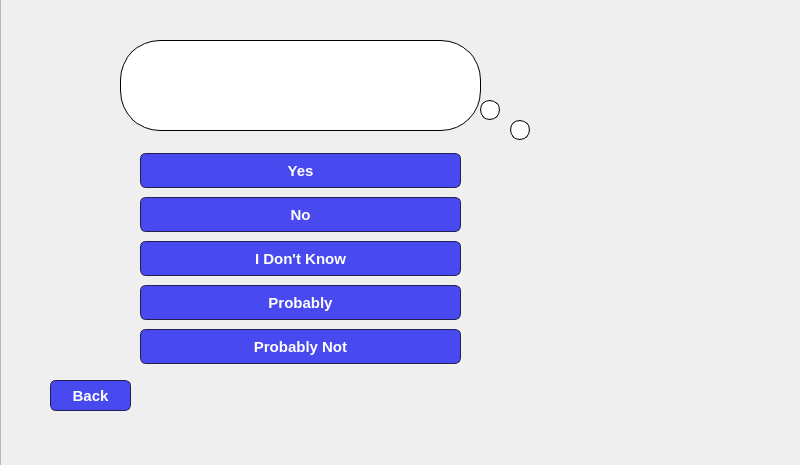
<?xml version="1.0" encoding="UTF-8"?>
<ui version="4.0">
 <class>MainWindow</class>
 <widget class="QMainWindow" name="MainWindow">
  <property name="geometry">
   <rect>
    <x>0</x>
    <y>0</y>
    <width>800</width>
    <height>465</height>
   </rect>
  </property>
  <property name="maximumSize">
   <size>
    <width>800</width>
    <height>600</height>
   </size>
  </property>
  <property name="tabletTracking">
   <bool>false</bool>
  </property>
  <property name="acceptDrops">
   <bool>false</bool>
  </property>
  <property name="windowTitle">
   <string>MainWindow</string>
  </property>
  <property name="autoFillBackground">
   <bool>false</bool>
  </property>
  <widget class="QWidget" name="centralwidget">
   <widget class="QFrame" name="principal">
    <property name="geometry">
     <rect>
      <x>0</x>
      <y>-50</y>
      <width>801</width>
      <height>651</height>
     </rect>
    </property>
    <property name="frameShape">
     <enum>QFrame::StyledPanel</enum>
    </property>
    <property name="frameShadow">
     <enum>QFrame::Raised</enum>
    </property>
    <widget class="QLabel" name="lbRoom">
     <property name="geometry">
      <rect>
       <x>0</x>
       <y>50</y>
       <width>1001</width>
       <height>521</height>
      </rect>
     </property>
     <property name="styleSheet">
      <string>QPushButton {
  align-items: center;
  background-color: rgb(238, 139, 0);
  border-radius: 6px;
  box-shadow: transparent 0 0 0 3px,rgba(18, 18, 18, .1) 0 6px 20px;
  box-sizing: border-box;
  color: rgb(255, 255, 255);
  cursor: pointer;
  display: inline-flex;
  flex: 1 1 auto;
  font-family: Inter,sans-serif;
  font-size: 1.2rem;
  font-weight: 700;
  justify-content: center;
  line-height: 1;
  margin: 0;
  outline: none;
  padding: 1rem 1.2rem;
  text-align: center;
  text-decoration: none;
  transition: box-shadow .2s,-webkit-box-shadow .2s;
  white-space: nowrap;
  border: 0;
  user-select: none;
  touch-action: manipulation;
}

QPushButton:hover {
	box-shadow: #121212 0 0 0 3px, transparent 0 0 0 0;
}</string>
     </property>
     <property name="text">
      <string/>
     </property>
     <property name="pixmap">
      <pixmap>room_akinator.jpg</pixmap>
     </property>
     <property name="scaledContents">
      <bool>true</bool>
     </property>
    </widget>
    <widget class="QLabel" name="lbAki">
     <property name="geometry">
      <rect>
       <x>470</x>
       <y>110</y>
       <width>241</width>
       <height>291</height>
      </rect>
     </property>
     <property name="text">
      <string/>
     </property>
     <property name="pixmap">
      <pixmap resource="akinatorimg/imgs.qrc">:/aki_expressions/aki01.png</pixmap>
     </property>
     <property name="scaledContents">
      <bool>true</bool>
     </property>
    </widget>
    <widget class="QFrame" name="frame">
     <property name="geometry">
      <rect>
       <x>120</x>
       <y>90</y>
       <width>361</width>
       <height>91</height>
      </rect>
     </property>
     <property name="styleSheet">
      <string notr="true">background: rgb(255, 255, 255);
border: 1px solid #000;
border-radius: 40px;</string>
     </property>
     <property name="frameShape">
      <enum>QFrame::StyledPanel</enum>
     </property>
     <property name="frameShadow">
      <enum>QFrame::Raised</enum>
     </property>
     <widget class="QLabel" name="lbQuestion">
      <property name="geometry">
       <rect>
        <x>30</x>
        <y>20</y>
        <width>301</width>
        <height>51</height>
       </rect>
      </property>
      <property name="styleSheet">
       <string notr="true">font: 600 12pt &quot;Segoe UI&quot;;
border: none;</string>
      </property>
      <property name="text">
       <string/>
      </property>
     </widget>
    </widget>
    <widget class="QWidget" name="verticalLayoutWidget">
     <property name="geometry">
      <rect>
       <x>140</x>
       <y>200</y>
       <width>321</width>
       <height>221</height>
      </rect>
     </property>
     <layout class="QVBoxLayout" name="btns_anws">
      <item>
       <widget class="QPushButton" name="btnYes">
        <property name="minimumSize">
         <size>
          <width>100</width>
          <height>35</height>
         </size>
        </property>
        <property name="styleSheet">
         <string notr="true">QPushButton {
  	align-items: center;
  	background-color: #4849EF;
	border: 1px solid #212151;
  	border-radius: 6px;
	box-sizing: border-box;
 	color: rgb(255, 255, 255);
	cursor: pointer;
	font-family: 'Arial', sans-serif;
	font-weight: 700;
	font-size: 15px;
	cursor: pointer;
}

QPushButton:hover {
	transition: 1s;
	background-color:  #181847;
}</string>
        </property>
        <property name="text">
         <string>Yes</string>
        </property>
       </widget>
      </item>
      <item>
       <widget class="QPushButton" name="btnNo">
        <property name="minimumSize">
         <size>
          <width>100</width>
          <height>35</height>
         </size>
        </property>
        <property name="styleSheet">
         <string notr="true">QPushButton {
  	align-items: center;
  	background-color: #4849EF;
	border: 1px solid #212151;
  	border-radius: 6px;
	box-sizing: border-box;
 	color: rgb(255, 255, 255);
	cursor: pointer;
	font-family: 'Arial', sans-serif;
	font-weight: 700;
	font-size: 15px;
	cursor: pointer;
}

QPushButton:hover {
	transition: 1s;
	background-color:  #181847;
}</string>
        </property>
        <property name="text">
         <string>No</string>
        </property>
       </widget>
      </item>
      <item>
       <widget class="QPushButton" name="btnIdk">
        <property name="minimumSize">
         <size>
          <width>100</width>
          <height>35</height>
         </size>
        </property>
        <property name="styleSheet">
         <string notr="true">QPushButton {
  	align-items: center;
  	background-color: #4849EF;
	border: 1px solid #212151;
  	border-radius: 6px;
	box-sizing: border-box;
 	color: rgb(255, 255, 255);
	cursor: pointer;
	font-family: 'Arial', sans-serif;
	font-weight: 700;
	font-size: 15px;
	cursor: pointer;
}

QPushButton:hover {
	transition: 1s;
	background-color:  #181847;
}</string>
        </property>
        <property name="text">
         <string>I Don't Know</string>
        </property>
       </widget>
      </item>
      <item>
       <widget class="QPushButton" name="btnPs">
        <property name="minimumSize">
         <size>
          <width>100</width>
          <height>35</height>
         </size>
        </property>
        <property name="styleSheet">
         <string notr="true">QPushButton {
  	align-items: center;
  	background-color: #4849EF;
	border: 1px solid #212151;
  	border-radius: 6px;
	box-sizing: border-box;
 	color: rgb(255, 255, 255);
	cursor: pointer;
	font-family: 'Arial', sans-serif;
	font-weight: 700;
	font-size: 15px;
	cursor: pointer;
}

QPushButton:hover {
	transition: 1s;
	background-color:  #181847;
}</string>
        </property>
        <property name="text">
         <string>Probably</string>
        </property>
       </widget>
      </item>
      <item>
       <widget class="QPushButton" name="btnPn">
        <property name="minimumSize">
         <size>
          <width>100</width>
          <height>35</height>
         </size>
        </property>
        <property name="styleSheet">
         <string notr="true">QPushButton {
  	align-items: center;
  	background-color: #4849EF;
	border: 1px solid #212151;
  	border-radius: 6px;
	box-sizing: border-box;
 	color: rgb(255, 255, 255);
	cursor: pointer;
	font-family: 'Arial', sans-serif;
	font-weight: 700;
	font-size: 15px;
	cursor: pointer;
}

QPushButton:hover {
	transition: 1s;
	background-color:  #181847;
}</string>
        </property>
        <property name="text">
         <string>Probably Not</string>
        </property>
       </widget>
      </item>
     </layout>
    </widget>
    <widget class="QPushButton" name="btnBack">
     <property name="geometry">
      <rect>
       <x>50</x>
       <y>430</y>
       <width>81</width>
       <height>31</height>
      </rect>
     </property>
     <property name="styleSheet">
      <string notr="true">QPushButton {
  	align-items: center;
  	background-color: #4849EF;
	border: 1px solid #212151;
  	border-radius: 6px;
	box-sizing: border-box;
 	color: rgb(255, 255, 255);
	cursor: pointer;
	font-family: 'Arial', sans-serif;
	font-weight: 700;
	font-size: 15px;
	cursor: pointer;
}

QPushButton:hover {
	transition: 1s;
	background-color:  #181847;
}</string>
     </property>
     <property name="text">
      <string>Back</string>
     </property>
    </widget>
    <widget class="QFrame" name="frame_2">
     <property name="geometry">
      <rect>
       <x>480</x>
       <y>150</y>
       <width>20</width>
       <height>20</height>
      </rect>
     </property>
     <property name="styleSheet">
      <string notr="true">background: rgb(255, 255, 255);
border: 1px solid #000;
border-radius: 10px;</string>
     </property>
     <property name="frameShape">
      <enum>QFrame::StyledPanel</enum>
     </property>
     <property name="frameShadow">
      <enum>QFrame::Raised</enum>
     </property>
    </widget>
    <widget class="QFrame" name="frame_3">
     <property name="geometry">
      <rect>
       <x>510</x>
       <y>170</y>
       <width>20</width>
       <height>20</height>
      </rect>
     </property>
     <property name="styleSheet">
      <string notr="true">background: rgb(255, 255, 255);
border: 1px solid #000;
border-radius: 10px;</string>
     </property>
     <property name="frameShape">
      <enum>QFrame::StyledPanel</enum>
     </property>
     <property name="frameShadow">
      <enum>QFrame::Raised</enum>
     </property>
    </widget>
   </widget>
  </widget>
 </widget>
 <resources>
  <include location="akinatorimg/imgs.qrc"/>
 </resources>
 <connections/>
</ui>
